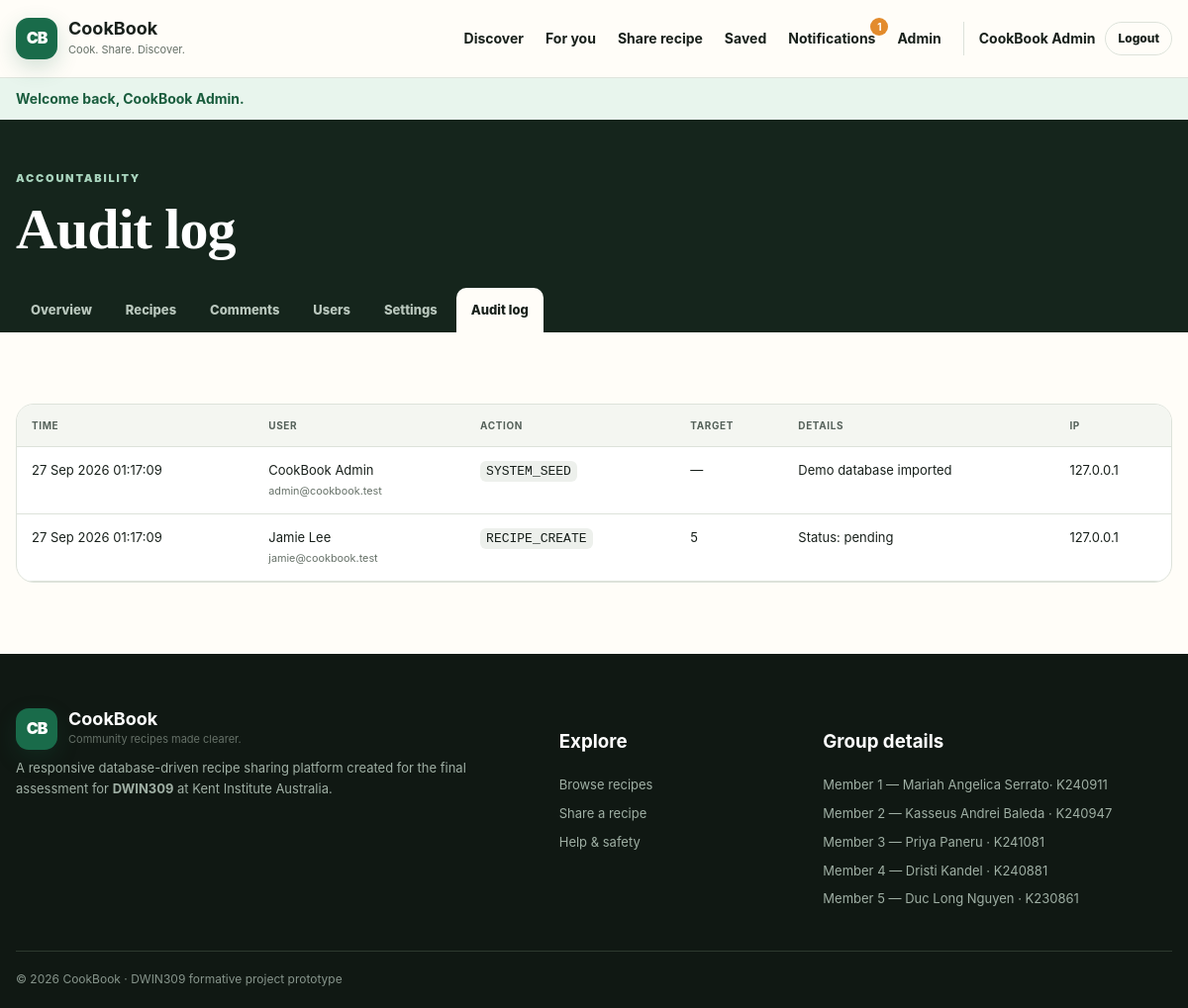
The app's page /admin/audit.php (signed in) with its own data.
### tables this page shows
CREATE TABLE audit_logs (
    id BIGINT UNSIGNED AUTO_INCREMENT PRIMARY KEY,
    user_id INT UNSIGNED NULL,
    action VARCHAR(80) NOT NULL,
    target_id INT UNSIGNED NULL,
    details VARCHAR(500) NULL,
    ip_address VARCHAR(45) NULL,
    created_at TIMESTAMP NOT NULL DEFAULT CURRENT_TIMESTAMP,
    CONSTRAINT fk_audit_user FOREIGN KEY (user_id) REFERENCES users(id) ON DELETE SET NULL,
    INDEX idx_audit_time_action (created_at, action)
);

CREATE TABLE users (
    id INT UNSIGNED AUTO_INCREMENT PRIMARY KEY,
    email VARCHAR(190) NOT NULL UNIQUE,
    display_name VARCHAR(80) NOT NULL,
    password_hash VARCHAR(255) NOT NULL,
    role ENUM('user','admin') NOT NULL DEFAULT 'user',
    bio VARCHAR(500) NULL,
    profile_image VARCHAR(255) NULL,
    dietary_preferences VARCHAR(255) NULL,
    is_active TINYINT(1) NOT NULL DEFAULT 1,
    created_at TIMESTAMP NOT NULL DEFAULT CURRENT_TIMESTAMP,
    updated_at TIMESTAMP NOT NULL DEFAULT CURRENT_TIMESTAMP ON UPDATE CURRENT_TIMESTAMP,
    INDEX idx_users_role_active (role, is_active)
);

### includes/functions.php (called while the page is built, shortened)
<?php
require_once __DIR__ . '/../config/db.php';
function url(string $path = ''): string
{
    return APP_BASE . ($path !== '' ? '/' . ltrim($path, '/') : '');
}
function e(?string $value): string
{
    return htmlspecialchars((string)$value, ENT_QUOTES, 'UTF-8');
}
function consume_flashes(): array
{
    $items = $_SESSION['flash'] ?? [];
    return $items;
}
function current_user(): ?array
{
    return $_SESSION['user'] ?? null;
}
function is_logged_in(): bool
{
    return current_user() !== null;
}
function unread_notification_count(): int
{
    $stmt = db()->prepare('SELECT COUNT(*) FROM notifications WHERE user_id = ? AND is_read = 0');
    $stmt->execute([current_user()['id']]);
    return (int)$stmt->fetchColumn();
}

### config/db.php (called while the page is built, shortened)
<?php
function db(): PDO
{
    static $pdo = null;
    if ($pdo instanceof PDO) {
        return $pdo;
    }
    $dsn = sprintf('mysql:host=%s;port=%d;dbname=%s;charset=utf8mb4', DB_HOST, DB_PORT, DB_NAME);
    $pdo = new PDO($dsn, DB_USER, DB_PASS, [
        PDO::ATTR_ERRMODE => PDO::ERRMODE_EXCEPTION,
        PDO::ATTR_DEFAULT_FETCH_MODE => PDO::FETCH_ASSOC,
        PDO::ATTR_EMULATE_PREPARES => false,
    ]);
    return $pdo;
}

### admin/audit.php (the view)
<?php
declare(strict_types=1);require_once __DIR__.'/../includes/functions.php';require_admin();$items=db()->query('SELECT a.*,u.display_name,u.email FROM audit_logs a LEFT JOIN users u ON u.id=a.user_id ORDER BY a.created_at DESC LIMIT 300')->fetchAll();$pageTitle='Audit log';require __DIR__.'/../includes/header.php';?>
<section class="admin-head"><div class="container"><span class="eyebrow light">Accountability</span><h1>Audit log</h1><nav class="admin-tabs"><a href="<?=e(url('admin/index.php'))?>">Overview</a><a href="<?=e(url('admin/recipes.php'))?>">Recipes</a><a href="<?=e(url('admin/comments.php'))?>">Comments</a><a href="<?=e(url('admin/users.php'))?>">Users</a><a href="<?=e(url('admin/settings.php'))?>">Settings</a><a class="active" href="<?=e(url('admin/audit.php'))?>">Audit log</a></nav></div></section>
<section class="section container"><div class="table-wrap"><table><thead><tr><th>Time</th><th>User</th><th>Action</th><th>Target</th><th>Details</th><th>IP</th></tr></thead><tbody><?php foreach($items as $a):?><tr><td><?=e(date('j M Y H:i:s',strtotime($a['created_at'])))?></td><td><?=e($a['display_name']?:'System/guest')?><small><?=e($a['email']??'')?></small></td><td><code><?=e($a['action'])?></code></td><td><?=e((string)($a['target_id']??'—'))?></td><td><?=e($a['details']??'')?></td><td><?=e($a['ip_address']??'')?></td></tr><?php endforeach;?></tbody></table></div></section>
<?php require __DIR__.'/../includes/footer.php';?>

### includes/header.php (shortened to what this page needs)
<?php
require_once __DIR__ . '/functions.php';
$user = current_user();
$flashes = consume_flashes();
?>
<!doctype html>
<html lang="en">
<head>
    <link rel="stylesheet" href="<?= e(url('assets/css/style.css')) ?>">
</head>
<body>
<header class="site-header">
    <div class="container nav-wrap">
        <a class="brand" href="<?= e(url('index.php')) ?>" aria-label="CookBook home">
            <span class="brand-mark">CB</span>
            <span><strong>CookBook</strong><small>Cook. Share. Discover.</small></span>
        </a>
        <nav id="primary-nav" class="primary-nav" aria-label="Primary navigation">
            <a href="<?= e(url('browse.php')) ?>">Discover</a>
            <?php if ($user): ?>
                <a href="<?= e(url('recommendations.php')) ?>">For you</a>
                <a href="<?= e(url('recipe_form.php')) ?>">Share recipe</a>
                <a href="<?= e(url('bookmarks.php')) ?>">Saved</a>
                <a href="<?= e(url('notifications.php')) ?>" class="nav-notification">Notifications<?php $count = unread_notification_count(); if ($count): ?><span><?= $count ?></span><?php endif; ?></a>
                <?php if (($user['role'] ?? '') === 'admin'): ?><a href="<?= e(url('admin/index.php')) ?>">Admin</a><?php endif; ?>
                <div class="nav-user">
                    <a href="<?= e(url('profile.php')) ?>"><?= e($user['display_name']) ?></a>
                    <a class="button button-ghost button-small" href="<?= e(url('logout.php')) ?>">Logout</a>
                </div>
            <?php else: ?>
                <a href="<?= e(url('login.php')) ?>">Sign in</a>
                <a class="button button-primary button-small" href="<?= e(url('register.php')) ?>">Join CookBook</a>
            <?php endif; ?>
        </nav>
    </div>
</header>
<?php foreach ($flashes as $flash): ?>
<div class="flash flash-<?= e($flash['type']) ?>" role="status"><div class="container"><?= e($flash['message']) ?></div></div>
<?php endforeach; ?>
<main id="main-content">

### assets/css/style.css (style rules this page uses)
:root { --ink:#18201b;--muted:#667168;--paper:#fffdf8;--surface:#ffffff;--soft:#f4f5ec;--line:#dde2da; --brand:#196b4a;--brand-dark:#104b35;--accent:#e38b2c;--danger:#a53c3c;--success:#27734f; --shadow:0 18px 50px rgba(24,32,27,.09);--radius:22px;--radius-sm:13px;--max:1180px; }
* { box-sizing:border-box }
html { scroll-behavior:smooth }
body { margin:0;font-family:Inter,ui-sans-serif,system-ui,-apple-system,"Segoe UI",sans-serif;background:var(--paper);color:var(--ink);line-height:1.6 }
a { color:inherit;text-decoration:none }
.container { width:min(calc(100% - 32px),var(--max));margin-inline:auto }
.site-header { position:sticky;top:0;z-index:100;background:rgba(255,253,248,.94);backdrop-filter:blur(12px);border-bottom:1px solid rgba(221,226,218,.9) }
.nav-wrap { height:78px;display:flex;align-items:center;justify-content:space-between;gap:30px }
.brand { display:inline-flex;align-items:center;gap:11px }
.brand-mark { width:42px;height:42px;border-radius:13px;display:grid;place-items:center;background:var(--brand);color:#fff;font-weight:900;letter-spacing:-1px;box-shadow:0 8px 22px rgba(25,107,74,.2) }
.brand strong { display:block;font-size:18px;line-height:1.1 }
.brand small { display:block;color:var(--muted);font-size:11px;margin-top:3px }
.primary-nav { display:flex;align-items:center;gap:22px;font-size:14px;font-weight:700 }
.nav-user { display:flex;align-items:center;gap:10px;padding-left:15px;border-left:1px solid var(--line) }
.nav-notification { position:relative }
.nav-notification span { position:absolute;top:-10px;right:-13px;min-width:18px;height:18px;border-radius:20px;background:var(--accent);color:#fff;display:grid;place-items:center;font-size:10px }
.button { display:inline-flex;align-items:center;justify-content:center;gap:7px;border:1px solid transparent;border-radius:999px;padding:11px 18px;font-weight:800;font-size:14px;transition:.18s ease;min-height:44px }
.button-ghost { background:transparent;border-color:var(--line) }
.button-small { min-height:34px;padding:6px 12px;font-size:12px }
.flash { padding:10px 0;font-weight:700;font-size:14px }
.flash-success { background:#e8f5ed;color:#1a5d3e }
.eyebrow { text-transform:uppercase;letter-spacing:1.8px;font-size:11px;font-weight:900;color:var(--brand) }
.eyebrow.light { color:#a9d5be }
.section { padding:72px 0 }
.section h1,.section h2,.browse-head h1,.editor-head h1,.admin-head h1 { font-family:Georgia,"Times New Roman",serif;line-height:1.1;letter-spacing:-1px }
.section h1,.browse-head h1,.editor-head h1,.admin-head h1 { font-size:clamp(38px,5vw,58px);margin:8px 0 14px }
.admin-head { background:#15251c;color:#fff;padding:45px 0 0 }
.admin-tabs { display:flex;gap:4px;overflow:auto;margin-top:27px }
.admin-tabs a { padding:12px 15px;border-radius:10px 10px 0 0;color:#b9c7bd;font-size:13px;font-weight:800;white-space:nowrap }
.admin-tabs a:hover,.admin-tabs a.active { background:var(--paper);color:var(--ink) }
.table-wrap { overflow:auto;border:1px solid var(--line);border-radius:18px;background:#fff }
table { border-collapse:collapse;width:100%;min-width:760px }
th,td { text-align:left;padding:13px 15px;border-bottom:1px solid var(--line);font-size:13px;vertical-align:top }
th { background:#f4f6f1;color:#55615a;text-transform:uppercase;font-size:10px;letter-spacing:.6px }
td small { display:block;color:var(--muted);margin-top:3px }
code { font-family:ui-monospace,monospace;background:#edf0ec;padding:3px 6px;border-radius:6px }

### records on screen
audit_logs: id "1", created_at "27 Sep 2026 01:17:09", user.display_name "CookBook Admin", user.email "admin@cookbook.test", action "SYSTEM_SEED", target "—", details "Demo database imported", ip_address "127.0.0.1"
users: display_name "CookBook Admin"
audit_logs: created_at "27 Sep 2026 01:17:09", user.display_name "Jamie Lee", user.email "jamie@cookbook.test", action "RECIPE_CREATE", target "5", details "Status: pending", ip_address "127.0.0.1"

### other values on screen
$flash['message'] "Welcome back, CookBook Admin."
